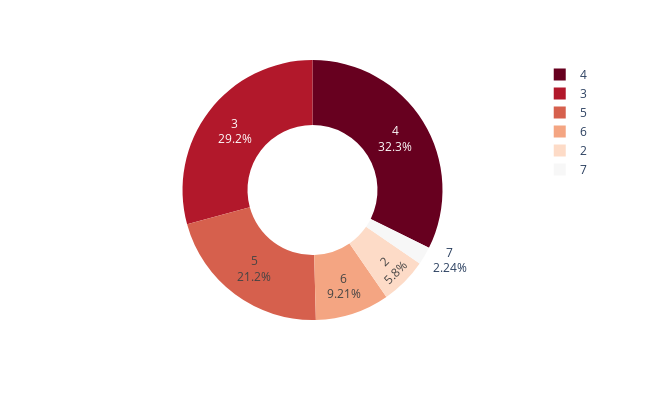

Notebook code cell kept with this figure:
### Code cell
# Customer care call
integer_columns = df.select_dtypes(include = ['int64'])
print(integer_columns.head(3))
customer_care = integer_columns['Customer_care_calls'].value_counts().reset_index()
customer_care.columns = ['Customer_care_calls', 'value_counts']
fig = px.pie(customer_care, names = 'Customer_care_calls',
             values = 'value_counts',
             color_discrete_sequence = px.colors.sequential.RdBu,
             width = 650, height = 400, hole = 0.5)
fig.update_traces(textinfo = 'percent+label')

### Figure 1 — Plotly figure (JSON) as saved in the notebook; plotly's stock layout.template omitted (floating-point values rounded to 4 significant figures)
{"data": [{"domain": {"x": [0, 1], "y": [0, 1]}, "hole": 0.5, "hovertemplate": "Customer_care_calls=%{label}<br>value_counts=%{value}<extra></extra>", "labels": [4, 3, 5, 6, 2, 7], "legendgroup": "", "name": "", "showlegend": true, "textinfo": "percent+label", "type": "pie", "values": [3557, 3217, 2328, 1013, 638, 246]}], "layout": {"height": 400, "legend": {"tracegroupgap": 0}, "margin": {"t": 60}, "piecolorway": ["rgb(103,0,31)", "rgb(178,24,43)", "rgb(214,96,77)", "rgb(244,165,130)", "rgb(253,219,199)", "rgb(247,247,247)", "rgb(209,229,240)", "rgb(146,197,222)", "rgb(67,147,195)", "rgb(33,102,172)", "rgb(5,48,97)"], "width": 650}}
